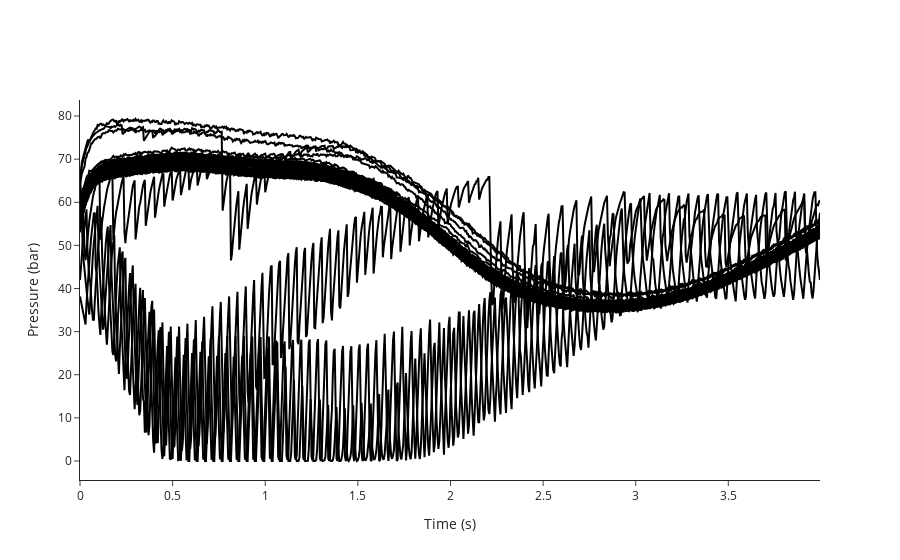

Notebook code for this chart:
### Code cell
fig_curves_raw = eng.analyses.plot_pressure_curves(indices = method_indices)

fig_curves_raw.update_layout(showlegend=False)

for trace in fig_curves_raw.data:
    trace.line.color = "black"

fig_curves_raw.write_image("dev/figures/fig_curves_raw.png", width=1100, height= 350, scale = 3)

fig_curves_raw.show()
